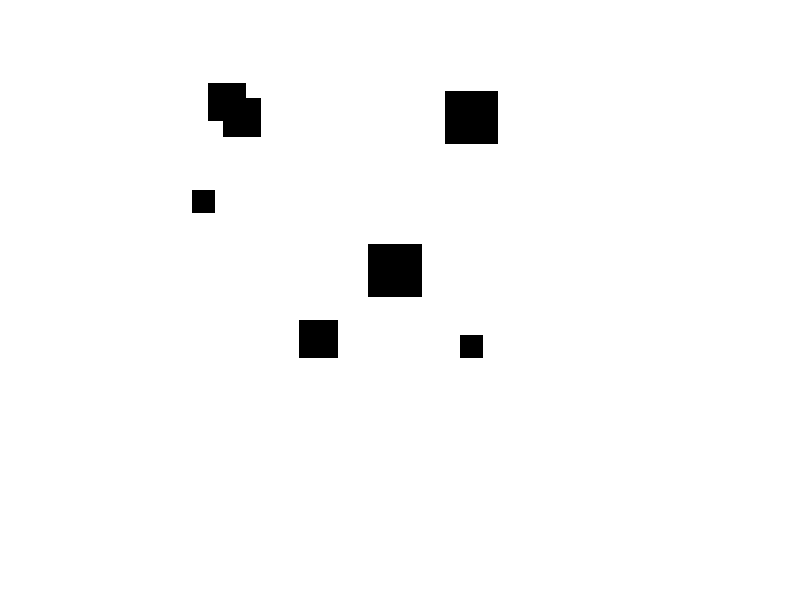

MATLAB code to generate this figure: (Note: this script raises an error after producing the figure.)
clc
close all
clear all
%%
dim=[64,64];
obs=[10,10,2;39,20,3;8,8,3;30,30,4;40,40,1;21,5,1;10,40,5];
robotsize=2;
grid=ones(dim);
for i=1:size(obs,1)
    x=obs(i,1);
    y=obs(i,2);
    r=obs(i,3);
    grid(x,y)=1;
    grid(fix(-r/2)+x-1:fix(r/2)+x+1,fix(-r/2)+y-1:fix(r/2)+y+1)=0;
end
figure,imshow(grid);
map=Cell1(grid,[1,1],64);

l=decomp(map,robotsize,0.9);
% blankMap=ones(dim);
% figure
% blockedMap=drawMap(blankMap,map);
% imshow(blockedMap);
%%
figure
gridNew=ones(64,64);
for i=l
    grid=i.value;
    idx=i.idx;
    dim=size(grid,1);
    gridNew(idx(1)+1:idx(1)+size(grid,1),idx(2)+1:idx(2)+size(grid,1))=grid;
    
    imshow(gridNew);
    
end
imshow(gridNew);
%%
function blankMap=drawMap(blankMap,mapCell)
for cell=mapCell.children
    if~isempty(cell) && ~isempty(cell.father)
        blockCell=cell.value;
        idx=cell.idx;
        dim=size(blockCell,1);
        %         idxf=cell.father(1).idx;
        %         dim=size(blockCell,1);
        % %
        %         if isequal(idxf,idx)%Inizio dal padre
        %             idxStartX=1;
        %             idxEndX=dim;
        %             idxStartY=1;
        %             idxEndY=dim;
        %         elseif idx(1)==idxf(1) %Blocco a destra adiacente
        %             idxStartX=idx(1);
        %             idxEndX=dim;
        %             idxStartY=idx(2)+1;
        %             idxEndY=idx(2)+dim;
        %         elseif idx(2)==idxf(2) %Blocco in basso a sinistra
        %             idxStartX=idx(1)+1;
        %             idxEndX=dim+idx(1);
        %             idxStartY=idx(2);
        %             idxEndY=dim;
        %         else
        %             idxStartX=idx(1)+1;
        %             idxEndX=dim+idx(1);
        %             idxStartY=idx(2);
        %             idxEndY=dim+idx(2);
        %         end
        %         blankMap(idxStartX:idxEndX,idxStartY)=0;
        %         blankMap(idxStartX,idxStartY:idxEndY)=0;
        %         blankMap(idxEndX,idxStartY:idxEndY)=0;
        %         blankMap(idxStartX:idxEndX,idxEndY)=0;
        blankMap(idx(1):idx(1)+dim-1,idx(2):idx(2)+dim-1)=blockCell;
        blankMap=drawMap(blankMap,cell);
    end
end
end
